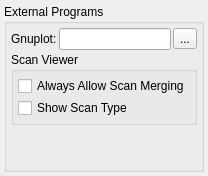
     <widget class="QWidget" name="tabTools">
      <attribute name="title">
       <string>Tools</string>
      </attribute>
      <layout class="QGridLayout" name="gridLayout_11">
       <property name="leftMargin">
        <number>4</number>
       </property>
       <property name="topMargin">
        <number>4</number>
       </property>
       <property name="rightMargin">
        <number>4</number>
       </property>
       <property name="bottomMargin">
        <number>4</number>
       </property>
       <property name="spacing">
        <number>2</number>
       </property>
       <item row="0" column="0">
        <widget class="QGroupBox" name="groupBox_14">
         <property name="title">
          <string>External Programs</string>
         </property>
         <layout class="QGridLayout" name="gridLayout_12">
          <property name="leftMargin">
           <number>4</number>
          </property>
          <property name="topMargin">
           <number>4</number>
          </property>
          <property name="rightMargin">
           <number>4</number>
          </property>
          <property name="bottomMargin">
           <number>4</number>
          </property>
          <property name="spacing">
           <number>2</number>
          </property>
          <item row="0" column="1">
           <widget class="QLineEdit" name="editGpl">
            <property name="text">
             <string/>
            </property>
           </widget>
          </item>
          <item row="0" column="0">
           <widget class="QLabel" name="label_49">
            <property name="sizePolicy">
             <sizepolicy hsizetype="Fixed" vsizetype="Preferred">
              <horstretch>0</horstretch>
              <verstretch>0</verstretch>
             </sizepolicy>
            </property>
            <property name="text">
             <string>Gnuplot:</string>
            </property>
            <property name="buddy">
             <cstring>editGpl</cstring>
            </property>
           </widget>
          </item>
          <item row="2" column="0" colspan="3">
           <spacer name="verticalSpacer_7">
            <property name="orientation">
             <enum>Qt::Vertical</enum>
            </property>
            <property name="sizeHint" stdset="0">
             <size>
              <width>20</width>
              <height>40</height>
             </size>
            </property>
           </spacer>
          </item>
          <item row="0" column="2">
           <widget class="QToolButton" name="btnGpl">
            <property name="text">
             <string>...</string>
            </property>
           </widget>
          </item>
          <item row="1" column="0" colspan="3">
           <widget class="QGroupBox" name="groupBox_17">
            <property name="title">
             <string>Scan Viewer</string>
            </property>
            <layout class="QGridLayout" name="gridLayout_16">
             <property name="leftMargin">
              <number>4</number>
             </property>
             <property name="topMargin">
              <number>4</number>
             </property>
             <property name="rightMargin">
              <number>4</number>
             </property>
             <property name="bottomMargin">
              <number>4</number>
             </property>
             <property name="spacing">
              <number>2</number>
             </property>
             <item row="0" column="0">
              <widget class="QCheckBox" name="checkAllowScanMerging">
               <property name="toolTip">
                <string>Allow the merging of scan files even when the columns are incompatible.</string>
               </property>
               <property name="text">
                <string>Always Allow Scan Merging</string>
               </property>
              </widget>
             </item>
             <item row="1" column="0">
              <widget class="QCheckBox" name="checkShowScanType">
               <property name="toolTip">
                <string>Show the scanned variables in the scan list.</string>
               </property>
               <property name="text">
                <string>Show Scan Type</string>
               </property>
              </widget>
             </item>
            </layout>
           </widget>
          </item>
         </layout>
        </widget>
       </item>
      </layout>
     </widget>
